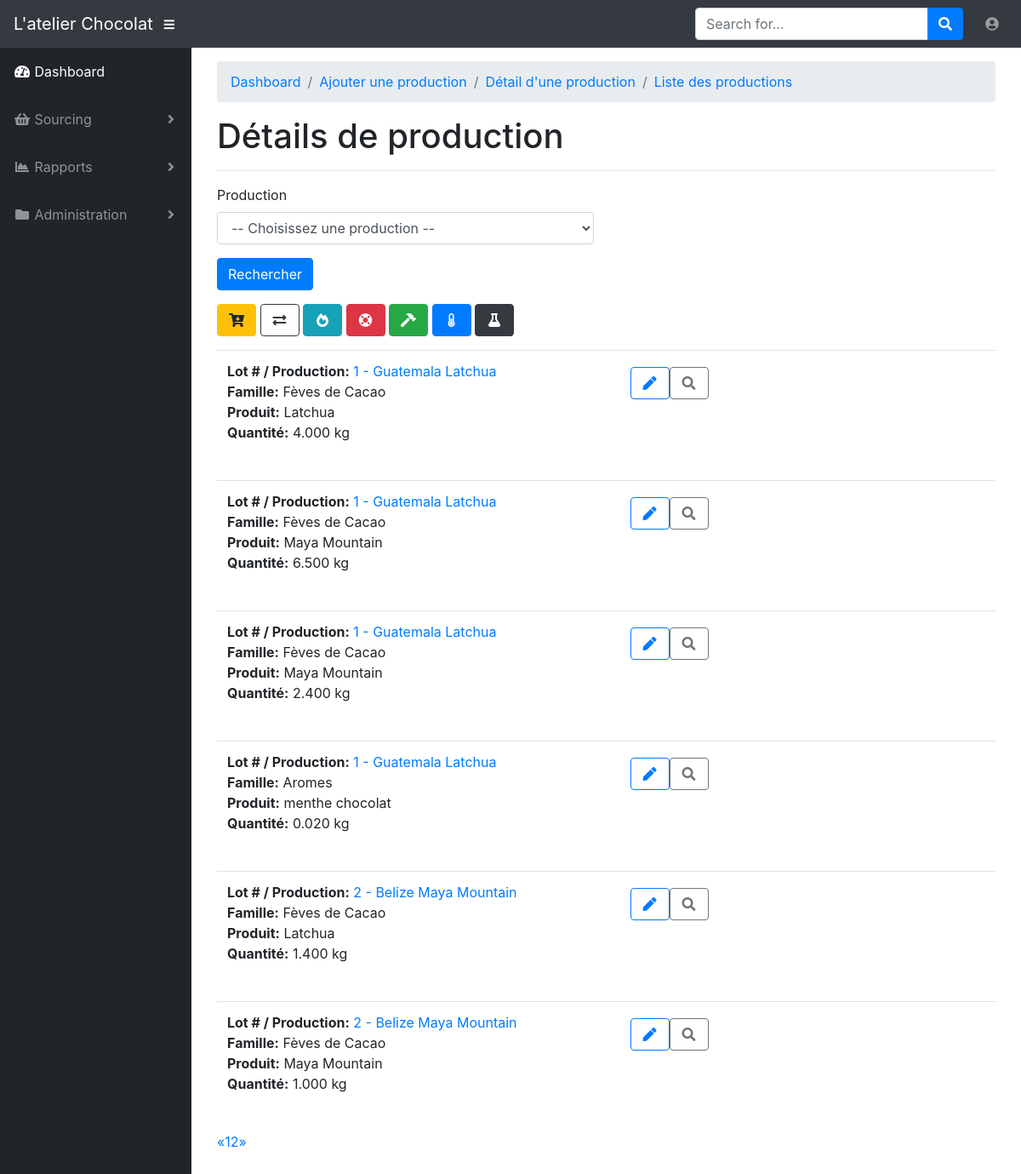
Page /view_production_item (signed in) on the earlier database version.
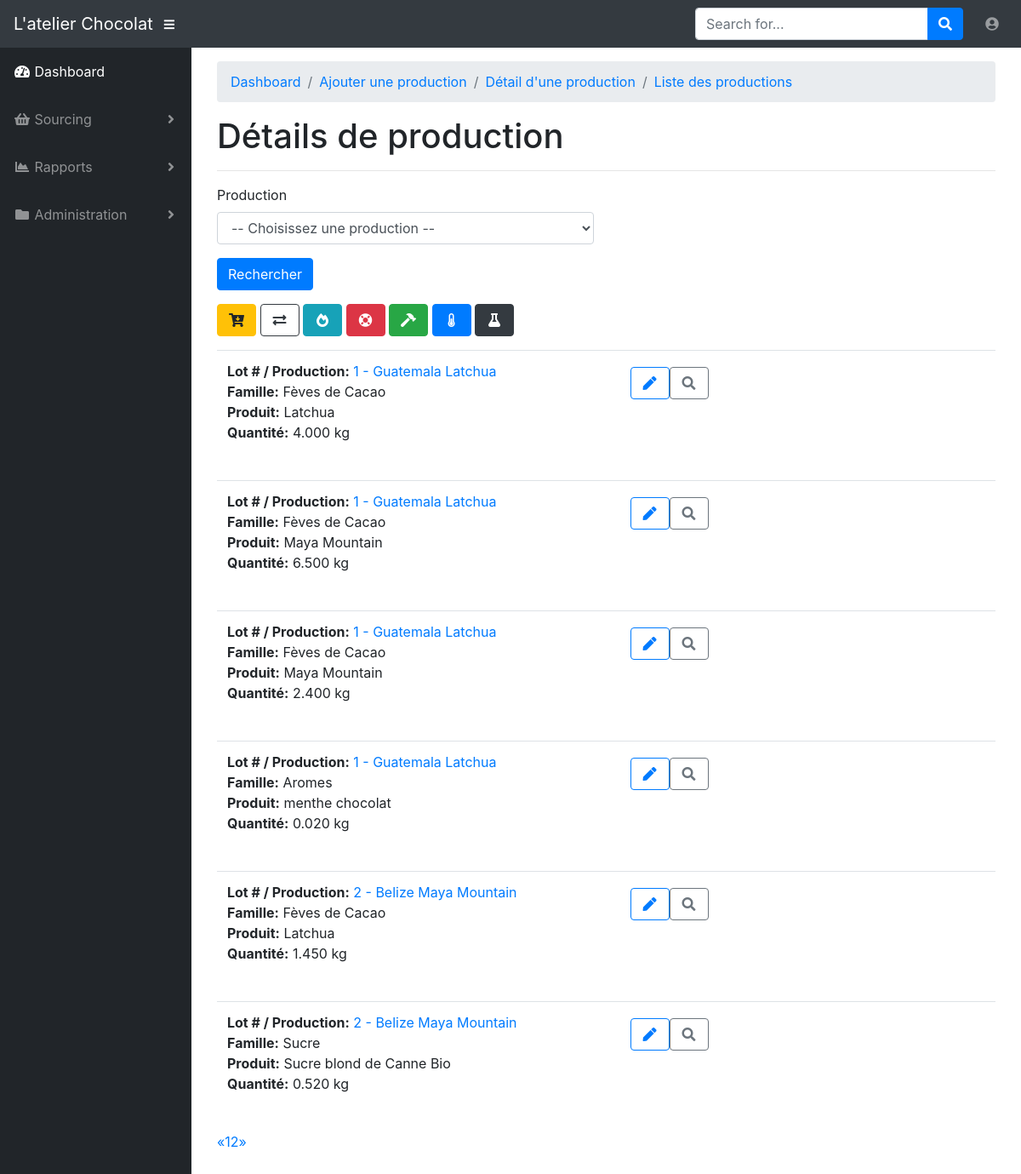
Same page on the later database version.
### app/models.py (models this page shows, shortened)
class ProductionItem(db.Model):
    id = db.Column(db.Integer, primary_key=True)
    production_id = db.Column(db.Integer, db.ForeignKey('production.id'))
    product_family_id = db.Column(db.Integer, db.ForeignKey('product_family.id'))
    product_id = db.Column(db.Integer, db.ForeignKey('product.id'))
    quantity = db.Column(db.DECIMAL(6, 3))

class Production(db.Model):
    id = db.Column(db.Integer, primary_key=True)
    date = db.Column(db.Date, index=True)
    name = db.Column(db.String(64), index=True)
    comment = db.Column(db.Text())
    timestamp = db.Column(db.DateTime, index=True, default=datetime.utcnow)
    user_id = db.Column(db.Integer, db.ForeignKey('user.id'))
    production_items = db.relationship('ProductionItem', backref='production_production_item', lazy='dynamic')

class ProductFamily(db.Model):
    id = db.Column(db.Integer, primary_key=True)
    name = db.Column(db.String(64), index=True, unique=True)
    icon = db.Column(db.String(32))
    products = db.relationship('Product', backref='product_product', lazy='dynamic')
    production_items = db.relationship('ProductionItem', backref='product_family_production_item', lazy='dynamic')

class Product(db.Model):
    id = db.Column(db.Integer, primary_key=True)
    name = db.Column(db.String(4), index=True, unique=True)
    origin = db.Column(db.String(32), index=True)
    organic = db.Column(db.Boolean())
    fair_trade = db.Column(db.Boolean())
    crop = db.Column(db.Integer)
    comment = db.Column(db.Text())
    colour = db.Column(db.String(16))
    product_family_id = db.Column(db.Integer, db.ForeignKey('product_family.id'))
    production_items = db.relationship('ProductionItem', backref='product_production_item', lazy='dynamic')

### app/productions/routes.py (the view)
@bp.route('/view_production_item', methods=['GET', 'POST'])
@login_required
def view_production_item():
    production_item_search = ProductionItem.query.order_by(ProductionItem.production_id.asc(),
                                                           ProductionItem.product_family_id.asc())
    form = ViewProductionForm()
    if form.validate_on_submit():
        production = form.production_id.data
        production_item_search = production_item_search.filter(ProductionItem.production_id == production.id)
    page = request.args.get('page', 1, type=int)
    pagination = production_item_search.paginate(page, 6, False)
    production_items = pagination.items
    return render_template('productions/view_production_item.html', title='Afficher une production',
                           production_items=production_items, pagination=pagination, form=form)

### app/productions/forms.py
class ViewProductionForm(FlaskForm):
    production_id = QuerySelectField('Production', validators=[DataRequired()],
                                     query_factory=get_productions,
                                     allow_blank=True,
                                     get_label='id',
                                     blank_text=u'-- Choisissez une production --')
    submit = SubmitField('Rechercher')

### app/models.py (called while the page is built)
@login.user_loader
def load_user(id):
    return User.query.get(int(id))

### app/productions/forms.py (called while the page is built)
def get_productions():
    return Production.query.order_by(Production.id)

### app/templates/productions/view_production_item.html (shortened to what this page needs)
{% extends "base.html" %}
{% import 'bootstrap/wtf.html' as wtf %}
{% import "_macros.html" as macros %}
{% block app_content %}
<div id="wrapper">
    <div id="content-wrapper">
        <div class="container-fluid">
            <ol class="breadcrumb">
                <li class="breadcrumb-item active"><a href="{{ url_for('main.index') }}">Dashboard</a></li>
                <li class="breadcrumb-item active"><a href="{{ url_for('productions.add_production') }}">Ajouter une production</a></li>
                <li class="breadcrumb-item active"><a href="{{ url_for('productions.view_production_item') }}">Détail d'une production</a></li>
                <li class="breadcrumb-item active"><a href="{{ url_for('productions.list_of_productions') }}">Liste des productions</a></li>
            </ol>
            <h1>Détails de production</h1>
            <hr>
            <table class="table table-hover">
                <tr>
                    <div class="row">
                        <div class="col-sm-6">
                            {{ wtf.quick_form(form, button_map={'submit' : 'primary'}) }}
                            <a href="{{ url_for('productions.add_production_item') }}"><button type="submit" class="btn btn-warning"><i class="fas fa-fw fa-cart-arrow-down"></i></button></a>
                            <a href="{{ url_for('productions.view_production_item', id=id) }}"><button type="submit" class="btn btn-outline-dark"><i class="fas fa-fw fa-exchange-alt"></i></button></a>
                            <a href="{{ url_for('productions.view_production_item', id=id) }}"><button type="submit" class="btn btn-info"><i class="fas fa-fw fa-fire-alt"></i></button></a>
                            <a href="{{ url_for('productions.view_production_item', id=id) }}"><button type="submit" class="btn btn-danger"><i class="fas fa-fw fa-life-ring"></i></button></a>
                            <a href="{{ url_for('productions.view_production_item', id=id) }}"><button type="submit" class="btn btn-success"><i class="fas fa-fw fa-hammer"></i></button></a>
                            <a href="{{ url_for('productions.view_production_item', id=id) }}"><button type="submit" class="btn btn-primary"><i class="fas fa-fw fa-thermometer-half"></i></button></a>
                            <a href="{{ url_for('productions.view_production_item', id=id) }}"><button type="submit" class="btn btn-dark"><i class="fas fa-fw fa-flask"></i></button></a>
                        </div>
                    </div>
                </tr>
                <tr>
                    <div class="col-sm-6">
                        <div class="pagination">
                            {% for production_item in production_items %}
                                {% include 'productions/_production_item.html' %}
                            {% endfor %}
                        {{ macros.pagination_widget(pagination, 'productions.view_production_item', id=id) }}
                        </div>
                    </div>
                </tr>
            </table>
        </div>
    </div>
</div>
{% endblock %}

### app/templates/productions/_production_item.html
<table class="table table-hover">
    <tr>
        <td>
            <div class="row">
                <div class="col-sm-6">
                    <p><b>Lot # / Production:</b> <a href="{{ url_for('productions.edit_production', id=production_item.production_id) }}"> {{ production_item.production_id }} - {{ production_item.production_production_item.name }}</a><br>
                    <b>Famille:</b> {{ production_item.product_family_production_item.name }}<br>
                    <b>Produit:</b> {{ production_item.product_production_item.name }}<br>
                    <b>Quantité:</b> {{ production_item.quantity }} kg</p>
                </div>
                <div class="col-sm-2">
                    <div class="btn btn-group">
                        <a href="{{ url_for('productions.edit_production_item', id=production_item.id) }}"><button class="btn btn-outline-primary"><i class="fas fa-fw fa-pen"></i></button></a>
                        <a href="{{ url_for('productions.view_production_item') }}"><button class="btn btn-outline-secondary"><i class="fas fa-fw fa-search"></i></button></a>
                    </div>
                </div>
            </div>
        </td>
    </tr>
</table>

Differences in the rows shown:
removed ProductionItem: production_id "2", production_production_item.name "Belize Maya Mountain", product_family_production_item.name "Fèves de Cacao", product_production_item.name "Maya Mountain", quantity "1.000"
changed ProductionItem (number 5 of 6 on the later page): quantity "1.400" → "1.450"
added ProductionItem: production_id "2", production_production_item.name "Belize Maya Mountain", product_family_production_item.name "Sucre", product_production_item.name "Sucre blond de Canne Bio", quantity "0.520"
